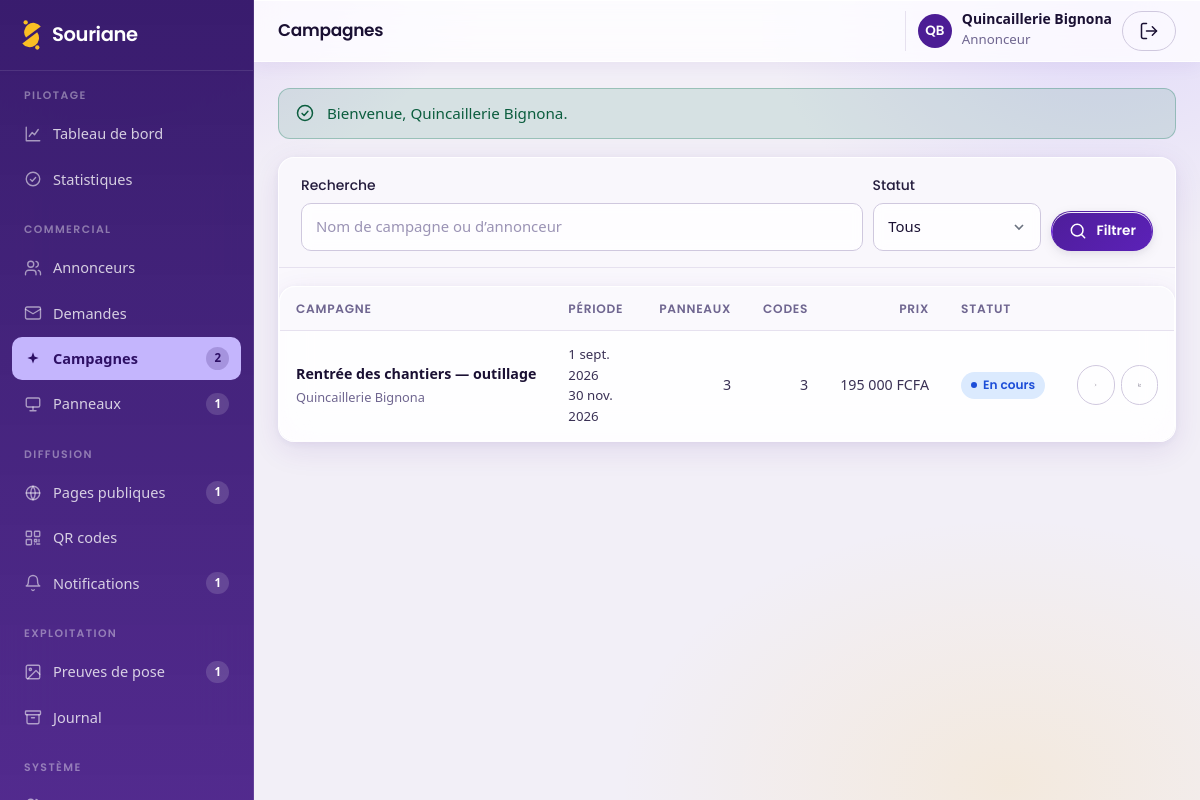
/admin/campagnes (signed in), run on the app's committed database.
### tables this page shows
CREATE TABLE `utilisateurs` (
    `id`            INT UNSIGNED NOT NULL AUTO_INCREMENT,
    `nom`           VARCHAR(120)  NOT NULL,
    `email`         VARCHAR(180)  NOT NULL,
    `mot_de_passe`  VARCHAR(255)  NOT NULL COMMENT 'Empreinte Argon2id',
    `role`          ENUM('regie','agent','annonceur') NOT NULL DEFAULT 'agent',
    `annonceur_id`  INT UNSIGNED  NULL COMMENT 'Renseigné si role = annonceur',
    `telephone`     VARCHAR(30)   NULL,
    `actif`         TINYINT(1)    NOT NULL DEFAULT 1,
    `derniere_connexion` DATETIME NULL,
    `tentatives_echec` TINYINT UNSIGNED NOT NULL DEFAULT 0,
    `verrouille_jusqua` DATETIME  NULL,
     
     
     
     
     
    `totp_secret`        VARCHAR(255)  NULL COMMENT 'Secret TOTP, chiffré',
    `totp_actif`         TINYINT(1)    NOT NULL DEFAULT 0,
    `totp_confirme_le`   DATETIME      NULL,
    `totp_dernier_pas`   BIGINT UNSIGNED NULL COMMENT 'Intervalle de 30 s déjà consommé',
    `totp_codes_secours` TEXT          NULL COMMENT 'Empreintes SHA-256, une par ligne',
    `cree_le`       DATETIME      NOT NULL DEFAULT CURRENT_TIMESTAMP,
    `maj_le`        DATETIME      NOT NULL DEFAULT CURRENT_TIMESTAMP ON UPDATE CURRENT_TIMESTAMP,
    PRIMARY KEY (`id`),
    UNIQUE KEY `uk_utilisateurs_email` (`email`),
    KEY `idx_utilisateurs_role` (`role`),
    KEY `fk_utilisateurs_annonceur` (`annonceur_id`),
    CONSTRAINT `fk_utilisateurs_annonceur` FOREIGN KEY (`annonceur_id`)
        REFERENCES `annonceurs` (`id`) ON DELETE SET NULL ON UPDATE CASCADE
);

CREATE TABLE `campagnes` (
    `id`            INT UNSIGNED NOT NULL AUTO_INCREMENT,
    `annonceur_id`  INT UNSIGNED  NOT NULL,
    `formule_id`    INT UNSIGNED  NULL,
    `nom`           VARCHAR(180)  NOT NULL,
    `date_debut`    DATE          NOT NULL,
    `date_fin`      DATE          NOT NULL,
    `prix`          DECIMAL(12,2) NOT NULL DEFAULT 0.00,
    `statut`        ENUM('brouillon','reservee','en_cours','terminee','annulee')
                    NOT NULL DEFAULT 'brouillon',
    `moyen_paiement` ENUM('aucun','wave','orange_money','especes','virement')
                    NOT NULL DEFAULT 'aucun',
    `reference_paiement` VARCHAR(120) NULL,
    `note`          TEXT          NULL,
    `cree_le`       DATETIME      NOT NULL DEFAULT CURRENT_TIMESTAMP,
    `maj_le`        DATETIME      NOT NULL DEFAULT CURRENT_TIMESTAMP ON UPDATE CURRENT_TIMESTAMP,
    PRIMARY KEY (`id`),
    KEY `idx_campagnes_statut` (`statut`),
    KEY `idx_campagnes_periode` (`date_debut`,`date_fin`),
    KEY `fk_campagnes_annonceur` (`annonceur_id`),
    KEY `fk_campagnes_formule` (`formule_id`),
    CONSTRAINT `fk_campagnes_annonceur` FOREIGN KEY (`annonceur_id`)
        REFERENCES `annonceurs` (`id`) ON DELETE CASCADE ON UPDATE CASCADE,
    CONSTRAINT `fk_campagnes_formule` FOREIGN KEY (`formule_id`)
        REFERENCES `formules` (`id`) ON DELETE SET NULL ON UPDATE CASCADE,
    CONSTRAINT `chk_campagnes_dates` CHECK (`date_fin` >= `date_debut`)
);

CREATE TABLE `annonceurs` (
    `id`            INT UNSIGNED NOT NULL AUTO_INCREMENT,
    `nom`           VARCHAR(180)  NOT NULL,
    `adresse_courte` VARCHAR(80)  NOT NULL COMMENT 'Identifiant d’URL (slug)',
    `description`   TEXT          NULL,
    `logo`          VARCHAR(255)  NULL,
    `telephone`     VARCHAR(30)   NULL,
    `whatsapp`      VARCHAR(30)   NULL,
    `email`         VARCHAR(180)  NULL,
    `adresse`       VARCHAR(255)  NULL,
    `ville`         VARCHAR(120)  NULL,
    `latitude`      DECIMAL(10,7) NULL,
    `longitude`     DECIMAL(10,7) NULL,
    `reseaux`       JSON          NULL COMMENT '{facebook,instagram,tiktok,youtube,site}',
    `horaires`      JSON          NULL COMMENT '{"lun":"08:00-18:00", ...}',
    `statut`        ENUM('actif','inactif','archive') NOT NULL DEFAULT 'actif',
    `cree_le`       DATETIME      NOT NULL DEFAULT CURRENT_TIMESTAMP,
    `maj_le`        DATETIME      NOT NULL DEFAULT CURRENT_TIMESTAMP ON UPDATE CURRENT_TIMESTAMP,
    PRIMARY KEY (`id`),
    UNIQUE KEY `uk_annonceurs_slug` (`adresse_courte`),
    KEY `idx_annonceurs_statut` (`statut`),
    KEY `idx_annonceurs_ville` (`ville`)
);

### app/views/admin/campagnes.php (the view, shortened to what the rows shown need)
<div class="panneau">
        <button type="submit" class="btn btn--primaire btn--petit"><?= Icone::svg('recherche') ?> Filtrer</button>
    <?php if ($campagnes === []): ?>
        <div class="panneau__corps">
            <div class="etat-vide">
                <?= Icone::svg('etincelle') ?>
                <h3>Aucune campagne</h3>
                <p><?= $lectureSeule ? 'Aucune campagne n’est encore associée à votre compte.' : 'Créez une campagne pour réserver des panneaux.' ?></p>
            </div>
        </div>
    <?php else: ?>
        <div class="tableau-enveloppe">
            <table class="tableau">
                <thead>
                    <tr>
                        <th>Campagne</th>
                        <th>Période</th>
                        <th class="tableau__numerique">Panneaux</th>
                        <th class="tableau__numerique">Codes</th>
                        <th class="tableau__numerique">Prix</th>
                        <th>Statut</th>
                        <th></th>
                    </tr>
                </thead>
                <tbody>
                    <?php foreach ($campagnes as $campagne): ?>
                        <tr>
                            <td>
                                <a class="tableau__principal" href="<?= e(url('admin/campagnes/' . $campagne['id'])) ?>">
                                    <?= e((string) $campagne['nom']) ?>
                                </a>
                                <div class="tableau__secondaire"><?= e((string) $campagne['annonceur_nom']) ?></div>
                            </td>
                            <td class="texte-petit">
                                <?= e(date_fr((string) $campagne['date_debut'])) ?><br>
                                <?= e(date_fr((string) $campagne['date_fin'])) ?>
                            </td>
                            <td class="tableau__numerique"><?= e((string) $campagne['nb_panneaux']) ?></td>
                            <td class="tableau__numerique"><?= e((string) $campagne['nb_codes']) ?></td>
                            <td class="tableau__numerique"><?= e(fcfa($campagne['prix'])) ?></td>
                            <td><?= etiquette_etat((string) $campagne['statut']) ?></td>
                            <td>
                                <div class="tableau__actions">
                                    <a class="btn btn--contour btn--petit" href="<?= e(url('admin/campagnes/' . $campagne['id'])) ?>">
                                        <?= Icone::svg('suivant') ?>
                                    </a>
                                    <a class="btn btn--contour btn--petit" target="_blank" rel="noopener"
                                       href="<?= e(url('admin/campagnes/' . $campagne['id'] . '/rapport')) ?>">
                                        <?= Icone::svg('graphique') ?>
                                    </a>
                                </div>
                            </td>
                        </tr>
                    <?php endforeach; ?>
                </tbody>
            </table>
        </div>
    <?php endif; ?>
</div>

### app/helpers.php (shortened to what the rows shown need)
<?php
function e(?string $value): string
{
    return htmlspecialchars((string) $value, ENT_QUOTES | ENT_SUBSTITUTE, 'UTF-8');
}
function url(string $path = ''): string
{
    return BASE_URL . '/' . ltrim($path, '/');
}
function asset(string $path): string
{
    $file = SOURIANE_ROOT . '/assets/' . ltrim($path, '/');
    $v    = is_file($file) ? (string) filemtime($file) : APP_VERSION;
    return url('assets/' . ltrim($path, '/')) . '?v=' . $v;
}
function fcfa(float|int|string|null $montant): string
{
    return number_format((float) $montant, 0, ',', ' ') . ' FCFA';
}
function date_fr(?string $date, bool $avecHeure = false): string
{
    $ts = strtotime($date);
    $mois = [1 => 'janv.', 'févr.', 'mars', 'avr.', 'mai', 'juin',
             'juil.', 'août', 'sept.', 'oct.', 'nov.', 'déc.'];
    $texte = date('j', $ts) . ' ' . $mois[(int) date('n', $ts)] . ' ' . date('Y', $ts);
    return $avecHeure ? $texte . ' à ' . date('H:i', $ts) : $texte;
}
function etiquette_etat(?string $etat, ?string $libelle = null): string
{
    $etat = (string) $etat;
    $texte = $libelle ?? (ETATS_LIBELLES[$etat] ?? ucfirst(str_replace('_', ' ', $etat)));
    return '<span class="etat etat--' . e($etat) . '">' . e($texte) . '</span>';
}

### app/core/Icone.php (shortened to what the rows shown need)
<?php
final class Icone
{
    public static function svg(string $nom, string $classe = '', int $taille = 0): string
    {
        $trace = self::TRACES[$nom] ?? self::TRACES['info'];
        $pleines = ['whatsapp', 'facebook', 'youtube', 'etincelle'];
        $attributs = in_array($nom, $pleines, true)
            ? 'fill="currentColor" stroke="none"'
            : 'fill="none" stroke="currentColor" stroke-width="1.8" stroke-linecap="round" stroke-linejoin="round"';
        $dim = $taille > 0 ? sprintf(' width="%1$d" height="%1$d"', $taille, $taille) : '';
        $cls = $classe !== '' ? ' class="' . e($classe) . '"' : '';
        return sprintf(
            '<svg xmlns="http://www.w3.org/2000/svg" viewBox="0 0 24 24" aria-hidden="true" focusable="false"%s%s %s>%s</svg>',
            $dim,
            $cls,
            $attributs,
            $trace
        );
    }
}

### app/views/layouts/admin.php (shortened to what the rows shown need)
<?php
$titrePage     = $titrePage ?? 'Tableau de bord';
$contenu       = $contenu ?? '';
$utilisateur = Auth::utilisateur();
$initiales   = '';
if ($utilisateur !== null) {
    $mots = preg_split('/\s+/', trim((string) $utilisateur['nom'])) ?: [];
    foreach (array_slice($mots, 0, 2) as $mot) {
        $initiales .= mb_strtoupper(mb_substr($mot, 0, 1));
    }
}
?>
<!DOCTYPE html>
<html lang="fr">
<head>
<link rel="stylesheet" href="<?= e(asset('css/app.css')) ?>">
<link rel="stylesheet" href="<?= e(asset('css/admin.css')) ?>">
</head>
<body class="admin">
<div class="admin-conteneur">
    <div class="admin-principal">
        <header class="admin-entete">
            <div class="pile">
                <h1 class="admin-entete__titre"><?= e($titrePage) ?></h1>
            </div>
            <div class="admin-entete__actions">
                <?php if ($utilisateur !== null): ?>
                    <div class="admin-entete__utilisateur">
                        <span class="avatar" aria-hidden="true"><?= e($initiales !== '' ? $initiales : 'SA') ?></span>
                        <span>
                            <strong style="display:block;line-height:1.2"><?= e((string) $utilisateur['nom']) ?></strong>
                            <span class="texte-petit"><?= e(\Souriane\Models\Utilisateur::ROLES[$utilisateur['role']] ?? $utilisateur['role']) ?></span>
                        </span>
                        <form method="post" action="<?= e(url('admin/deconnexion')) ?>" style="margin:0">
                            <button type="submit" class="btn btn--contour btn--petit" title="Se déconnecter">
                                <?= Icone::svg('deconnexion') ?>
                            </button>
                        </form>
                    </div>
                <?php endif; ?>
            </div>
        </header>
        <div class="admin-contenu">
            <?= $contenu ?>
        </div>
    </div>
</div>
</body>
</html>

### data on the page
utilisateurs: nom "Quincaillerie Bignona", role "Annonceur"
campagnes: nom "Rentrée des chantiers — outillage", annonceur.nom "Quincaillerie Bignona", date_debut "1 sept. 2026", date_fin "30 nov. 2026", nb_panneaux "3", nb_codes "3", prix "195 000 FCFA", statut "En cours"

### other printed values
APP_NAME "Souriane"
$groupe['titre'] "PILOTAGE"
$lien['libelle'] "Tableau de bord"
$lien['libelle'] "Statistiques"
$groupe['titre'] "COMMERCIAL"
$lien['libelle'] "Annonceurs"
$lien['libelle'] "Demandes"
$lien['libelle'] "Campagnes"
$compteurs[$lien['cle']] "2"
$lien['libelle'] "Panneaux"
$compteurs[$lien['cle']] "1"
$groupe['titre'] "DIFFUSION"
$lien['libelle'] "Pages publiques"
$lien['libelle'] "QR codes"
$lien['libelle'] "Notifications"
